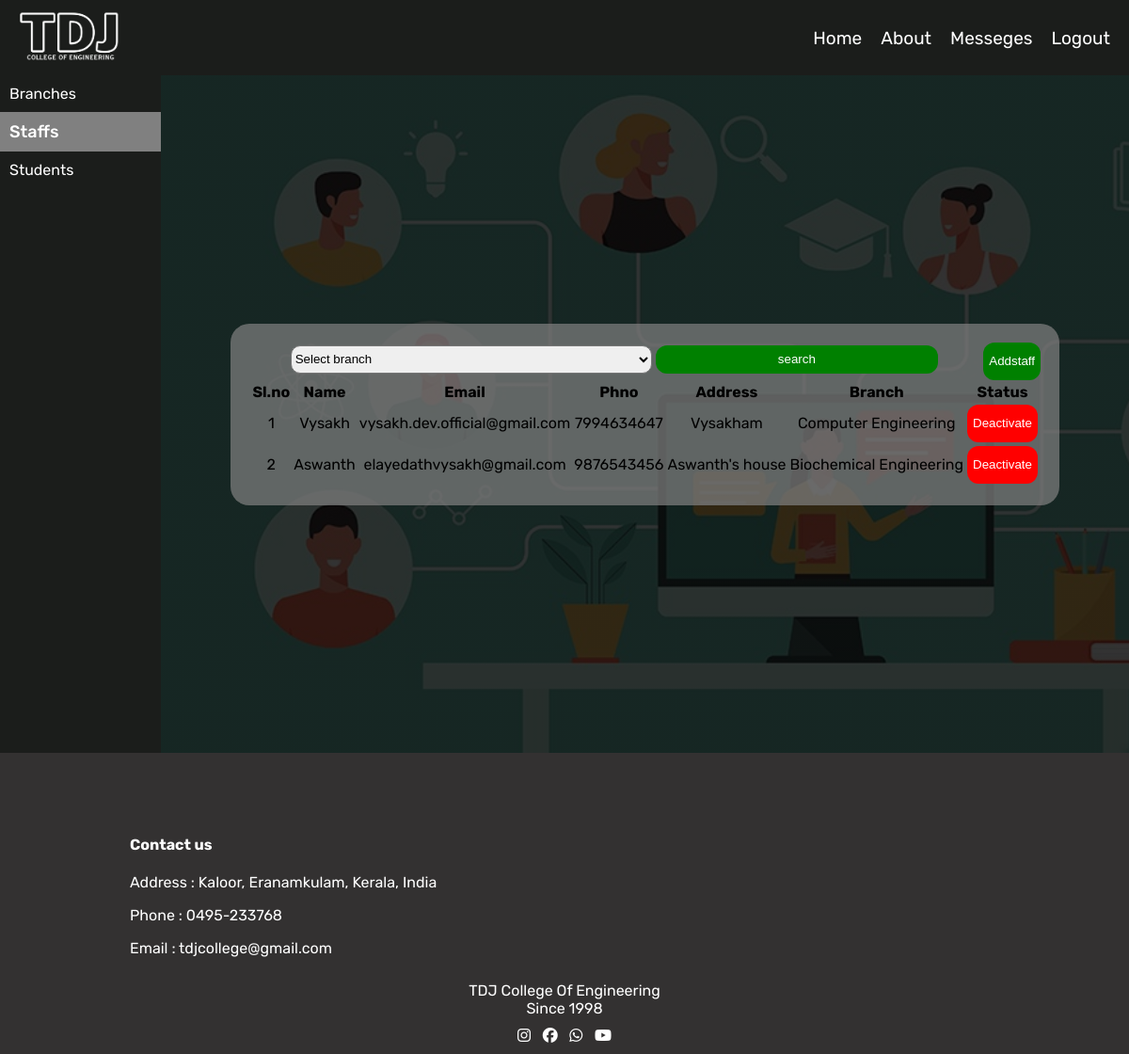
Before: /admstaff (signed in) with the older database file.
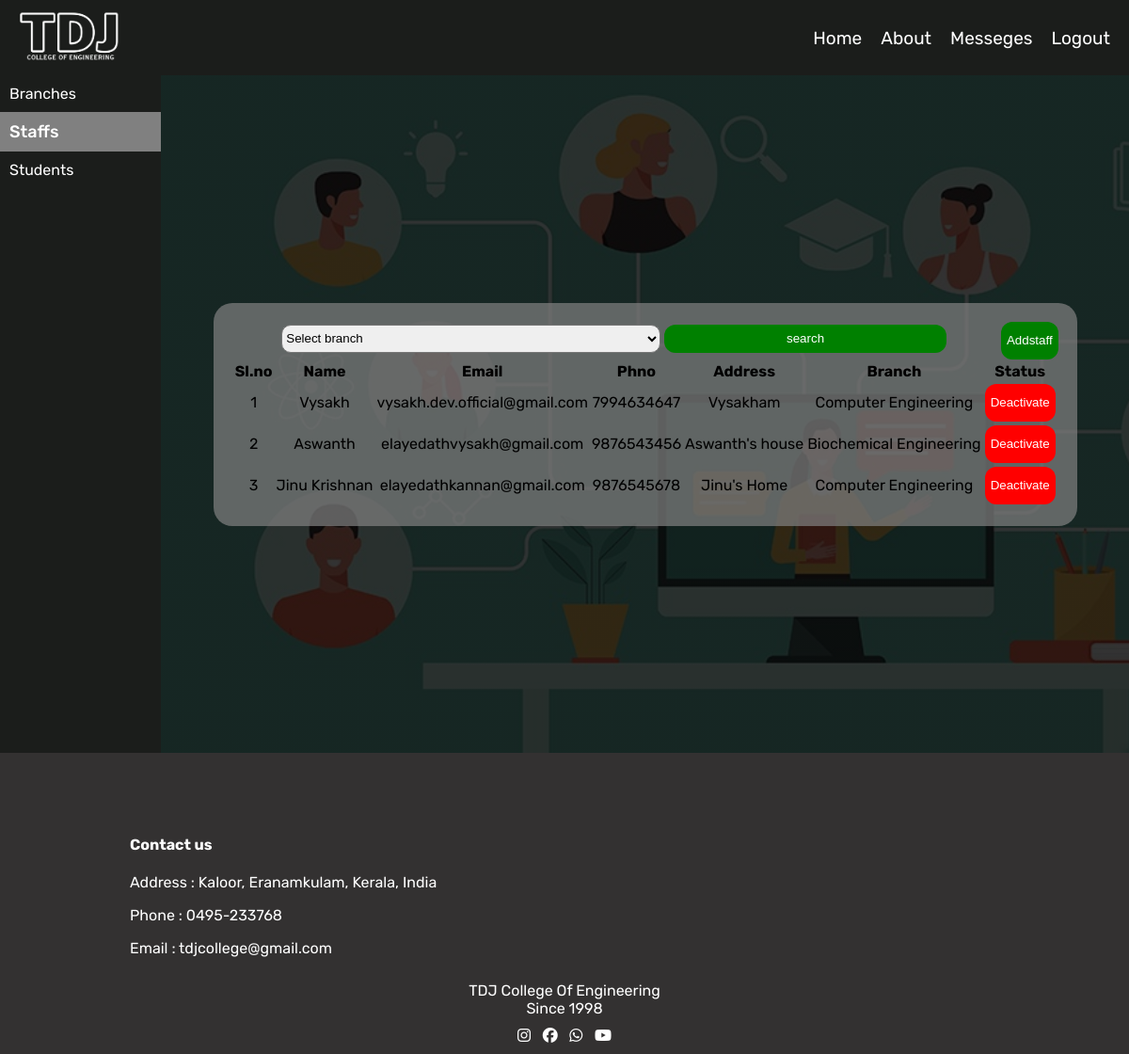
After: the same page with the newer database file.
### app/models.py (models this page shows, shortened)
class Staff(models.Model):
    aname=models.ForeignKey(admins,on_delete=models.CASCADE)
    staffname=models.TextField()
    staffemail=models.TextField()
    staffphno=models.TextField()
    staffaddress=models.TextField()
    staffbranch=models.ForeignKey(Branches,on_delete=models.CASCADE)
    staffpassword=models.TextField()
    status=models.BooleanField(default=True)

class Branches(models. Model):
    aname=models.ForeignKey(admins,on_delete=models.CASCADE)
    bname=models.TextField()
    status=models.BooleanField(default=True)

### app/views.py (the view)
# urls.py: path('admstaff',views.admstaff),
def admstaff(request):
    if 'adm' in request.session:
        branches=Branches.objects.filter(aname=admins.objects.get(username=request.session['adm']))
        if request.method=='POST':
            branchname=request.POST['branch']
            print(branchname)
            branch=Branches.objects.get(bname=branchname)
            staffs=Staff.objects.filter(staffbranch=branch)
        else:
            staffs=Staff.objects.all()
        return render(request,'admin/admstaff.html',{'branches':branches,'staffs':staffs,'msg_count':countmsg(request)})
    else:
        return render(index)

### app/views.py (called while the page is built)
def countmsg(request):
    u_msgs=messeges.objects.filter(read=False)
    msg_len=len(u_msgs)
    return msg_len

### templates/admin/admstaff.html (shortened to what the changed rows need)
<!DOCTYPE html>
<html lang="en">
<head>
    {% load static %}
    <link rel="stylesheet" href="{% static 'css/index.css' %}">
</head>
<body>
    <div class="main">
        <div class="admin_main">
            <div class="admin_part2 admin">
            <div class="cntr">
                <div class="staffs">
                    <table>
                        <tr>
                            <th>Sl.no</th>
                            <th>Name</th>
                            <th>Email</th>
                            <th>Phno</th>
                            <th>Address</th>
                            <th>Branch</th>
                            <th>Status</th>
                        </tr>
                        {% for i in staffs %}
                        <tr>
                            <td>{{forloop.counter}}</td>
                            <td>{{i.staffname}}</td>
                            <td>{{i.staffemail}}</td>
                            <td>{{i.staffphno}}</td>
                            <td>{{i.staffaddress}}</td>
                            <td>{{i.staffbranch.bname}}</td>
                            <td>
                                {% if i.status is True %}
                                <a href="../deactivestaff/{{i.pk}}" onclick="return confirm('Are you sure you want to deactivate {{i.staffname}}??')"> <button style="background-color: red;">Deactivate</button></a>
                                {% else %}
                                <a href="../activestaff/{{i.pk}}" onclick="return confirm('Are you sure you want to activate {{i.staffname}} ??')"> <button style="background-color: green">Activate</button></a>
                                {% endif %}
                            </td>
                        </tr>
                        {% endfor %}
                    </table>
                </div>
            </div>
            </div>
           </div>
        </div>
</body>
</html>

Changed rows visible on the page:
added Staff: staffname "Jinu Krishnan", staffemail "elayedathkannan@gmail.com", staffphno "9876545678", staffaddress "Jinu's Home", staffbranch.bname "Computer Engineering"
